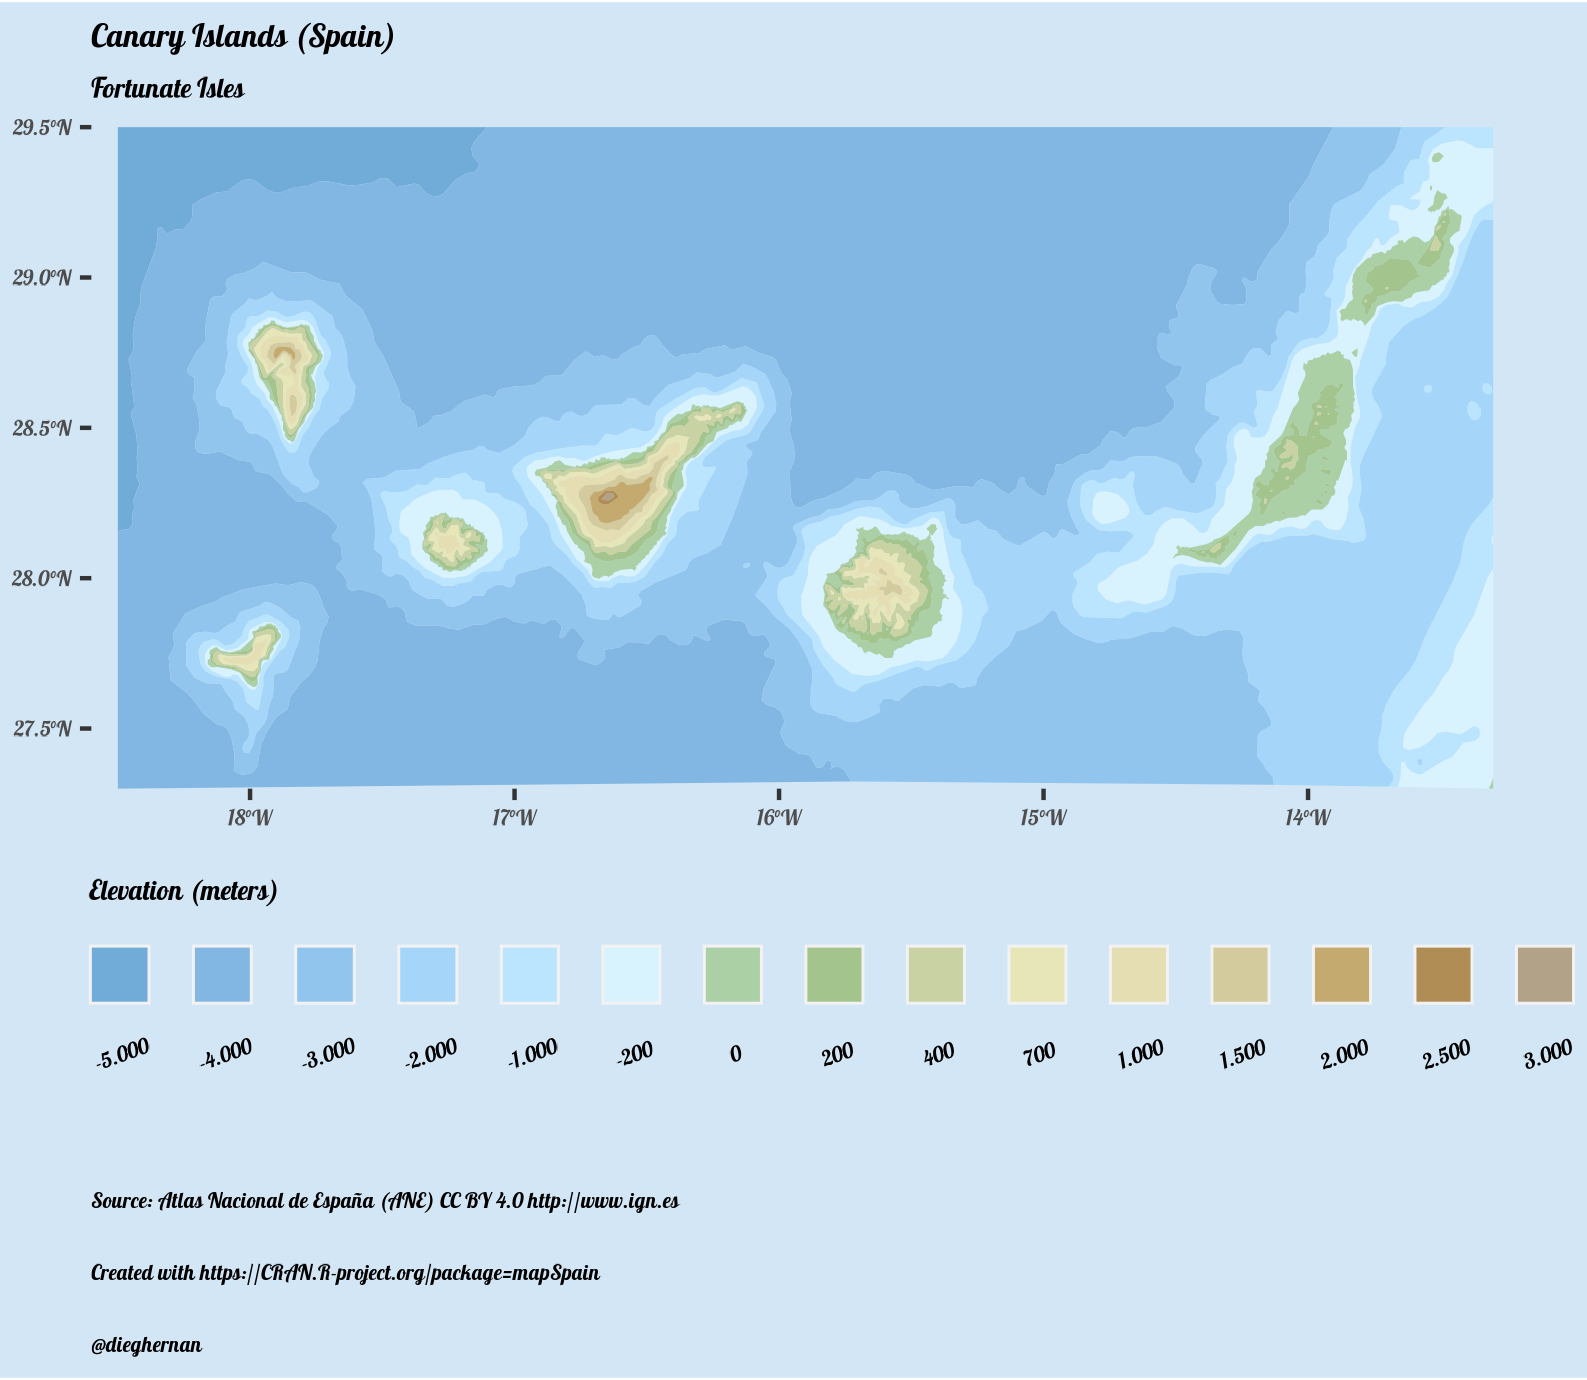

Generate this figure with R:
# Day19: Islands
# Adapted from https://ropenspain.github.io/mapSpain/reference/esp_get_hypsobath.html

library(mapSpain)
library(ggplot2)
library(dplyr)
library(sf)
library(nominatimlite)
library(showtext)

bbox_can <- nominatimlite::bbox_to_poly(
  xmin = -18.5,
  xmax = -13.3,
  ymin = 27.3,
  ymax = 29.5
)

hypsobath <- esp_get_hypsobath()
hypsobath <- hypsobath[!sf::st_is_empty(hypsobath), ]



# Crop

can <- hypsobath %>% st_crop(st_transform(bbox_can, st_crs(hypsobath)))

# Tints from Wikipedia
# https://en.wikipedia.org/wiki/Wikipedia:WikiProject_Maps/Conventions/Topographic_maps

bath_tints <- colorRampPalette(
  rev(
    c(
      "#D8F2FE", "#C6ECFF", "#B9E3FF",
      "#ACDBFB", "#A1D2F7", "#96C9F0",
      "#8DC1EA", "#84B9E3", "#79B2DE",
      "#71ABD8"
    )
  )
)

hyps_tints <- colorRampPalette(
  rev(
    c(
      "#F5F4F2", "#E0DED8", "#CAC3B8", "#BAAE9A",
      "#AC9A7C", "#AA8753", "#B9985A", "#C3A76B",
      "#CAB982", "#D3CA9D", "#DED6A3", "#E8E1B6",
      "#EFEBC0", "#E1E4B5", "#D1D7AB", "#BDCC96",
      "#A8C68F", "#94BF8B", "#ACD0A5"
    )
  )
)

levels <- sort(unique(hypsobath$val_inf))

# Create palette
br_bath <- length(levels[levels < 0])
br_terrain <- length(levels) - br_bath

pal <- c(bath_tints((br_bath - 1)), hyps_tints((br_terrain + 1)))


can$labs <- prettyNum(can$val_inf, big.mark = ".", decimal.mark = ",")

font_add_google("Lobster", "lobster")
showtext_auto()

# Plot Canary Islands
day19 <- ggplot(can) +
  geom_sf(aes(fill = as.factor(val_inf)),
          color = NA
  ) +
  coord_sf(
    xlim = c(-18.6, -13),
    ylim = c(27.3, 29.5),
    expand = FALSE,
  ) +
  scale_fill_manual(
    values = pal,
    labels = function(x) {
      prettyNum(as.numeric(x), big.mark = ".", decimal.mark = ",")
    }
  ) +
  guides(fill = guide_legend(
    title = "Elevation (meters)",
    direction = "horizontal",
    label.position = "bottom",
    title.position = "top",
    keyheight = 1,
    keywidth = 1,
    nrow = 1,
  )) +
  theme(
    text = element_text(family = "lobster", size=20),
    rect = element_rect(fill = "#d3e6f5", colour = "#d3e6f5"),
    panel.grid = element_blank(),
    plot.title = element_text(face = "bold"),
    panel.background = element_rect(fill = "#d3e6f5"),
    plot.subtitle = element_text(face = "italic"),
    plot.caption = element_text(
      face = "italic",
      hjust = 0
    ),
    legend.position = "bottom",
    legend.margin = margin(t = 0, b = 20),
    legend.text = element_text(angle = 20)
  ) +
  labs(
    title = "Canary Islands (Spain)",
    subtitle = "Fortunate Isles",
    caption = paste0(
      "Source: Atlas Nacional de España (ANE) CC BY 4.0 http://www.ign.es",
      "\nCreated with https://CRAN.R-project.org/package=mapSpain",
      "\n@dieghernan"
    )
  )

ggsave("2021/day19_islands.png", width = 7, height = 4.6)

ggs
